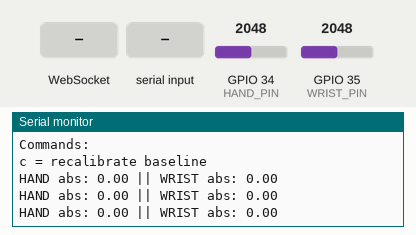
Bench run of a sketch on a simulated ESP32. Parts: the last lines printed to the serial monitor. The inputs (shaded band) are chosen by the test bench; at power-on: GPIO 34 (HAND_PIN) = 2048, GPIO 35 (WRIST_PIN) = 2048 (analog values on the 0–4095 scale). WiFi joins after 1.5 s; servers stay silent unless stated.

Above: at 4.3 s.
4.4 s: GPIO 34 (HAND_PIN) set to 2866
At 6.4 s:
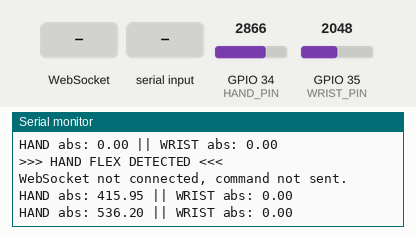
6.6 s: WebSocket text "c" received
8.1 s: GPIO 34 (HAND_PIN) set to 2047
At 8.6 s:
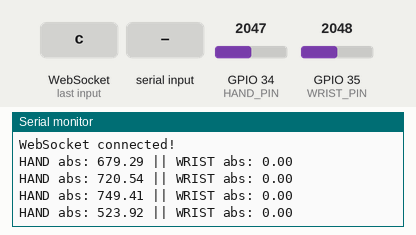
11.1 s: GPIO 35 (WRIST_PIN) set to 2866
At 11.6 s:
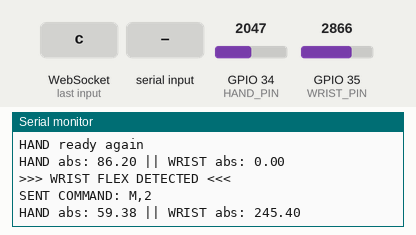
12.6 s: "c" received over Serial
At 13.2 s:
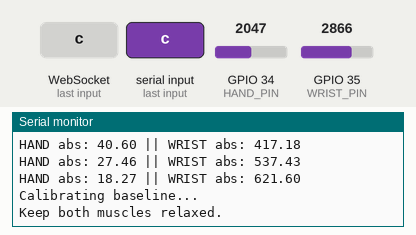
14.1 s: GPIO 35 (WRIST_PIN) set to 3603
At 15.7 s:
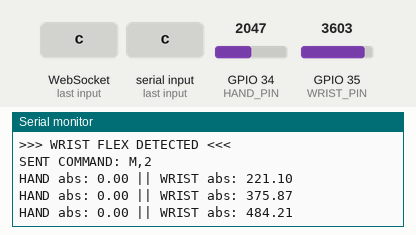
Timing chart, 0 to 16.6 s (numbered marks = the images above; inputs shaded):
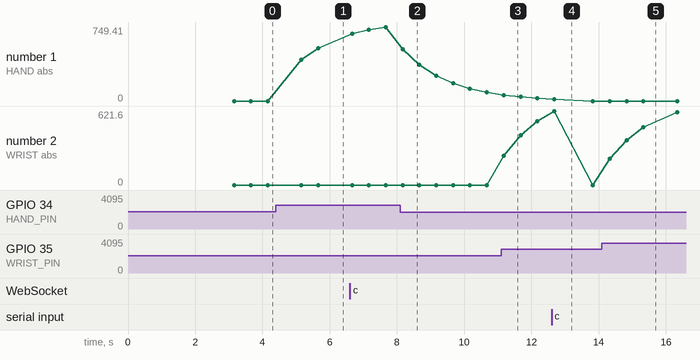

The sketch:

Muscle.ino
```cpp
#include <WiFi.h>
#include <WebSocketsClient.h>

const char* ssid = "HAND_HOST";
const char* password = "12345678";

WebSocketsClient webSocket;

// EMG pins
#define HAND_PIN 34
#define WRIST_PIN 35

float handFiltered = 0;
float wristFiltered = 0;

float handBaseline = 0;
float wristBaseline = 0;

// Correct settings
int handThreshold = 350;
int wristThreshold = 120;

int handResetThreshold = 120;
int wristResetThreshold = 60;

bool handLocked = false;
bool wristLocked = false;

bool wsConnected = false;

unsigned long lastPrint = 0;

void sendCommand(int command) {
  if (!wsConnected) {
    Serial.println("WebSocket not connected, command not sent.");
    return;
  }

  String msg = "M," + String(command);
  webSocket.sendTXT(msg);

  Serial.print("SENT COMMAND: ");
  Serial.println(msg);
}

void webSocketEvent(WStype_t type, uint8_t * payload, size_t length) {
  if (type == WStype_CONNECTED) {
    wsConnected = true;
    Serial.println("WebSocket connected!");
  }

  if (type == WStype_DISCONNECTED) {
    wsConnected = false;
    Serial.println("WebSocket disconnected!");
  }
}

void calibrateBaseline() {
  Serial.println();
  Serial.println("Calibrating baseline...");
  Serial.println("Keep both muscles relaxed.");

  long handSum = 0;
  long wristSum = 0;

  for (int i = 0; i < 200; i++) {
    handSum += analogRead(HAND_PIN);
    wristSum += analogRead(WRIST_PIN);
    delay(3);
  }

  handBaseline = handSum / 200.0;
  wristBaseline = wristSum / 200.0;

  handFiltered = handBaseline;
  wristFiltered = wristBaseline;

  handLocked = false;
  wristLocked = false;

  Serial.print("HAND baseline = ");
  Serial.println(handBaseline);

  Serial.print("WRIST baseline = ");
  Serial.println(wristBaseline);

  Serial.println("Calibration done.");
  Serial.println();
}

void setup() {
  Serial.begin(115200);
  analogReadResolution(12);

  delay(1000);

  Serial.println("MUSCLE CLIENT STARTING");

  WiFi.mode(WIFI_STA);
  WiFi.begin(ssid, password);

  Serial.println("Connecting to HAND_HOST...");

  while (WiFi.status() != WL_CONNECTED) {
    delay(500);
    Serial.print(".");
  }

  Serial.println();
  Serial.println("WiFi connected!");
  Serial.print("Muscle IP: ");
  Serial.println(WiFi.localIP());

  webSocket.begin("192.168.4.1", 81, "/");
  webSocket.onEvent(webSocketEvent);
  webSocket.setReconnectInterval(2000);

  calibrateBaseline();

  Serial.println("Commands:");
  Serial.println("c = recalibrate baseline");
}

void loop() {
  webSocket.loop();

  int handRaw = analogRead(HAND_PIN);
  int wristRaw = analogRead(WRIST_PIN);

  handFiltered = handFiltered * 0.7 + handRaw * 0.3;
  wristFiltered = wristFiltered * 0.7 + wristRaw * 0.3;

  float handDiff = handFiltered - handBaseline;
  float wristDiff = wristFiltered - wristBaseline;

  float handAbs = abs(handDiff);
  float wristAbs = abs(wristDiff);

  if (!handLocked && handAbs < handThreshold) {
    handBaseline = handBaseline * 0.995 + handFiltered * 0.005;
  }

  if (!wristLocked && wristAbs < wristThreshold && handAbs < handThreshold) {
    wristBaseline = wristBaseline * 0.995 + wristFiltered * 0.005;
  }

  handDiff = handFiltered - handBaseline;
  wristDiff = wristFiltered - wristBaseline;

  handAbs = abs(handDiff);
  wristAbs = abs(wristDiff);

  // HAND priority
  if (!handLocked && handAbs > handThreshold) {
    handLocked = true;
    wristLocked = true;

    Serial.println(">>> HAND FLEX DETECTED <<<");
    sendCommand(1);
  }

  // WRIST only if hand is below threshold
  else if (!wristLocked && wristAbs > wristThreshold && handAbs < handThreshold) {
    wristLocked = true;

    Serial.println(">>> WRIST FLEX DETECTED <<<");
    sendCommand(2);
  }

  if (handLocked && handAbs < handResetThreshold) {
    handLocked = false;
    Serial.println("HAND ready again");
  }

  if (wristLocked && wristAbs < wristResetThreshold && handAbs < handThreshold) {
    wristLocked = false;
    Serial.println("WRIST ready again");
  }

  if (millis() - lastPrint > 500) {
    lastPrint = millis();

    Serial.print("HAND abs: ");
    Serial.print(handAbs);

    Serial.print(" || WRIST abs: ");
    Serial.println(wristAbs);
  }

  if (Serial.available()) {
    char cmd = Serial.read();

    if (cmd == 'c') {
      calibrateBaseline();
    }
  }

  delay(500);
}
```

Measured:
- after the input at 4.4 s, the serial monitor: prints a new line after 0.76 s (image 1)
- after the input at 8.1 s, the serial monitor: prints a new line after 0.07 s (image 2)
- after the input at 11.1 s, the serial monitor: prints a new line after 0.07 s (image 3)
- after the input at 12.6 s, the serial monitor: prints a new line after 0.08 s (image 4)
- after the input at 14.1 s, the serial monitor: prints a new line after 0.23 s (image 5)
- plotted number 1: 0 → 536.2 after the input at 4.4 s, 749.41 → 86.2 after the input at 8.1 s
- plotted number 2: 0 → 537.43 after the input at 11.1 s, 0 → 613.13 after the input at 14.1 s
